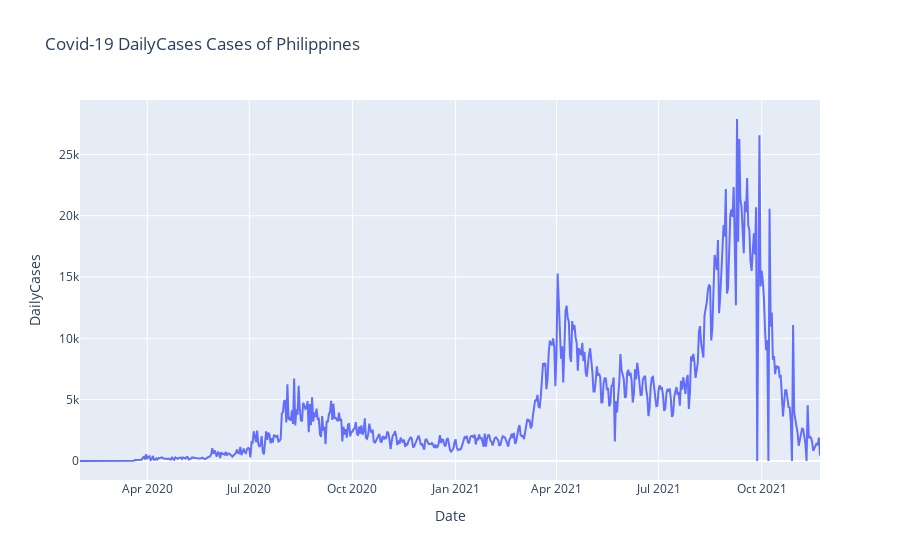

The notebook cell this image was saved under:
### Markdown cell above
#### Step 6: Run code to plot data timeseries.
Plotting our time series data help see trends visually. This can give us initial idea of how our predictions might look like.

### Code cell
fig = px.line(data, x=data['Date'], y=data[varFC.value],
             title=f"Covid-19 {varFC.value} Cases of {countryFC.value}")
fig.show()

### Figure 1 — Plotly figure (JSON) as saved in the notebook; plotly's stock layout.template omitted (floating-point values rounded to 4 significant figures; data arrays with more than 128 entries replaced by an {"elided": "..."} marker saying what was removed)
{"data": [{"hovertemplate": "Date=%{x}<br>DailyCases=%{y}<extra></extra>", "legendgroup": "", "line": {"color": "#636efa", "dash": "solid"}, "marker": {"symbol": "circle"}, "mode": "lines", "name": "", "orientation": "v", "showlegend": false, "type": "scatter", "x": {"elided": "661 str values"}, "xaxis": "x", "y": {"elided": "661 int values"}, "yaxis": "y"}], "layout": {"legend": {"tracegroupgap": 0}, "title": {"text": "Covid-19 DailyCases Cases of Philippines"}, "xaxis": {"anchor": "y", "domain": [0, 1], "title": {"text": "Date"}}, "yaxis": {"anchor": "x", "domain": [0, 1], "title": {"text": "DailyCases"}}}}
